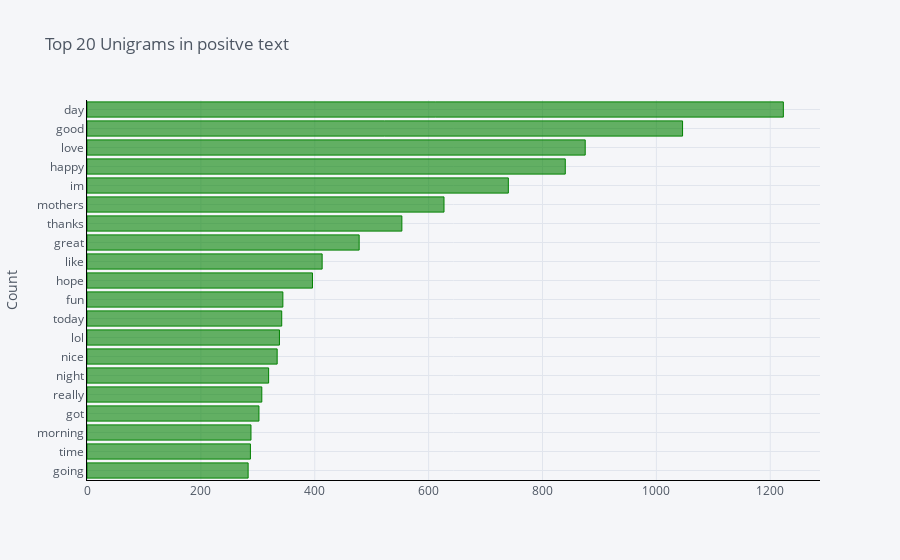

This figure's notebook cell:
### Code cell
df1 = pd.DataFrame(positive_unigrams, columns = ['Text' , 'count'])
df1.groupby('Text').sum()['count'].sort_values(ascending=True).iplot(
    kind='bar', yTitle='Count', linecolor='black',color='green', title='Top 20 Unigrams in positve text',orientation='h')

### Figure 1 — Plotly figure (JSON) as saved in the notebook; plotly's stock layout.template omitted (floating-point values rounded to 4 significant figures)
{"data": [{"marker": {"color": "rgba(0, 128, 0, 0.6)", "line": {"color": "rgba(0, 128, 0, 1.0)", "width": 1}}, "name": "count", "orientation": "h", "text": "", "x": [283, 287, 288, 302, 307, 319, 334, 338, 342, 344, 396, 413, 478, 553, 627, 740, 840, 875, 1046, 1223], "y": ["going", "time", "morning", "got", "really", "night", "nice", "lol", "today", "fun", "hope", "like", "great", "thanks", "mothers", "im", "happy", "love", "good", "day"], "type": "bar"}], "layout": {"legend": {"bgcolor": "#F5F6F9", "font": {"color": "#4D5663"}}, "paper_bgcolor": "#F5F6F9", "plot_bgcolor": "#F5F6F9", "title": {"font": {"color": "#4D5663"}, "text": "Top 20 Unigrams in positve text"}, "xaxis": {"gridcolor": "#E1E5ED", "linecolor": "black", "showgrid": true, "tickfont": {"color": "#4D5663"}, "title": {"font": {"color": "#4D5663"}, "text": ""}, "zerolinecolor": "#E1E5ED", "type": "linear", "range": [0, 1287.0], "autorange": true}, "yaxis": {"gridcolor": "#E1E5ED", "linecolor": "black", "showgrid": true, "tickfont": {"color": "#4D5663"}, "title": {"font": {"color": "#4D5663"}, "text": "Count"}, "zerolinecolor": "#E1E5ED", "type": "category", "range": [-0.5, 19.5], "autorange": true}, "autosize": true}}
